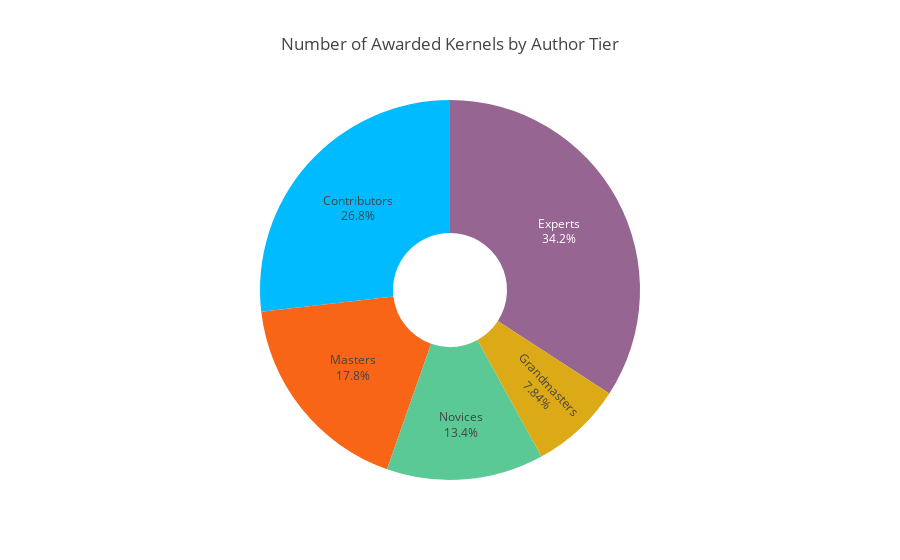

Here is the notebook cell this chart was saved with:
### Markdown cell above
### One might also think that these Top Authors are the ones who publish the most in Kaggle. However, the **DATA** says something else !

The following graph shows the how many kernels were published by each Author Category (Preformance Tier):

### Code cell
nbr_awarded_kernels_per_tier = medal_kernels['PerformanceTier'].value_counts()
nbr_awarded_kernels_per_tier = nbr_awarded_kernels_per_tier.sort_index()
#nbr_awarded_kernels_per_tier

tier_colors = ['#5AC995', '#00BBFF', '#976591', '#F96517', '#DCA917']

fig = {
    'data': [{
        'type': 'pie',
        'labels': ['Novices', 'Contributors', 'Experts', 'Masters', 'Grandmasters'],
        'values': nbr_awarded_kernels_per_tier,
        'hole': .3,
        'textinfo': 'percent+label',
        'marker': {'colors': tier_colors}
    }],
    'layout': {
        'title': f'Number of Awarded Kernels by Author Tier',
        'showlegend': False
    }
}
iplot(fig)

### Figure 1 — Plotly figure (JSON) as saved in the notebook; plotly's stock layout.template omitted (floating-point values rounded to 4 significant figures)
{"data": [{"hole": 0.3, "labels": ["Novices", "Contributors", "Experts", "Masters", "Grandmasters"], "marker": {"colors": ["#5AC995", "#00BBFF", "#976591", "#F96517", "#DCA917"]}, "textinfo": "percent+label", "type": "pie", "uid": "fe7b9364-6635-4aa4-9a6d-f5dc9e011c57", "values": [1152, 2312, 2944, 1533, 676]}], "layout": {"showlegend": false, "title": {"text": "Number of Awarded Kernels by Author Tier"}}}
